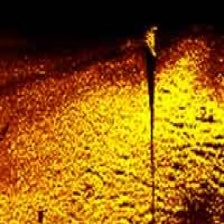
#> input picture AquaSense/data/raw/clean/clean_0001.jpg, 224 x 224 px
$ python -i preprocessing.py   (imports and definitions only)
#> lines starting #> are read from the running program, lines starting #| are printed output that depends on the picture
"""
AquaSense — Physics-Informed Acoustic Preprocessing Engine

USP 1: Cleans noisy, low-visibility underwater sonar imagery using
Non-Local Means Denoising (speckle reduction) and Contrast Limited
Adaptive Histogram Equalization (CLAHE) prior to neural inference.

This module is designed for real-world sonar/acoustic camera feeds
where speckle noise and uneven illumination degrade detection accuracy.
"""

import cv2
import numpy as np


def clean_sonar_frame(img_np):
    """
    Applies acoustic speckle filtering and CLAHE to raw sonar images.

    Pipeline:
        1. Convert to grayscale (if color input)
        2. Non-Local Means Denoising — suppresses multiplicative speckle noise
           common in side-scan sonar and acoustic camera imagery
        3. CLAHE — equalizes contrast across uneven underwater illumination
           gradients without over-amplifying noise

    Args:
        img_np (np.ndarray): Input image array (RGB, BGR, or Grayscale).

    Returns:
        np.ndarray: Enhanced single-channel grayscale image (uint8).
    """
    if img_np is None:
        raise ValueError("Input image is None.")

    # Convert to grayscale if multi-channel
    if len(img_np.shape) == 3:
        gray = cv2.cvtColor(img_np, cv2.COLOR_RGB2GRAY)
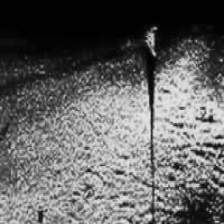
#> gray: shape (224, 224); min 0, max 229, mean 99.1
    else:
        gray = img_np.copy()

    # 1. Speckle Noise Reduction Filter
    #    h=10 controls filter strength; higher = more smoothing
    #    templateWindowSize=7, searchWindowSize=21 are standard for sonar
    denoised = cv2.fastNlMeansDenoising(
        gray,
        None,
        h=10,
        templateWindowSize=7,
        searchWindowSize=21
    )

    # 2. CLAHE (Contrast Limited Adaptive Histogram Equalization)
    #    clipLimit=2.5 prevents over-amplification of noise
    #    tileGridSize=(8,8) provides localized equalization
    clahe = cv2.createCLAHE(clipLimit=2.5, tileGridSize=(8, 8))
    enhanced = clahe.apply(denoised)
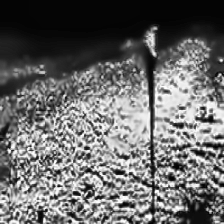
#> enhanced: shape (224, 224); min 1, max 255, mean 106.2

    return enhanced

>>> import cv2
>>> picture = cv2.cvtColor(cv2.imread('../data/raw/clean/clean_0001.jpg'), cv2.COLOR_BGR2RGB)
>>> result = clean_sonar_frame(picture)

$ run again, on AquaSense/data/raw/clean/clean_0002.jpg
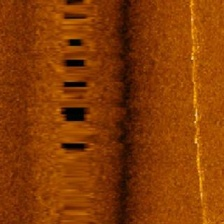
#> input picture AquaSense/data/raw/clean/clean_0002.jpg, 224 x 224 px
#> in clean_sonar_frame, `gray = cv2.cvtColor(img_np, cv2.COLOR_RGB2GRAY)`:
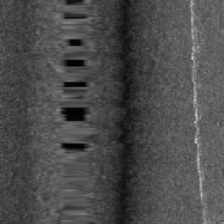
#> gray: shape (224, 224); min 0, max 202, mean 75.7
#> in clean_sonar_frame, `enhanced = clahe.apply(denoised)`:
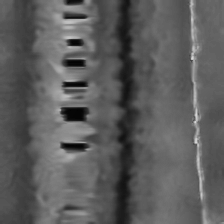
#> enhanced: shape (224, 224); min 3, max 216, mean 92.3

$ run again, on AquaSense/data/raw/clean/clean_0003.jpg
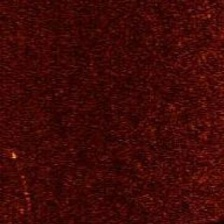
#> input picture AquaSense/data/raw/clean/clean_0003.jpg, 224 x 224 px
#> in clean_sonar_frame, `gray = cv2.cvtColor(img_np, cv2.COLOR_RGB2GRAY)`:
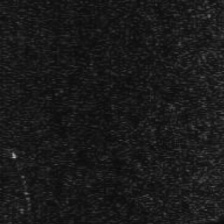
#> gray: shape (224, 224); min 9, max 182, mean 25.4
#> in clean_sonar_frame, `enhanced = clahe.apply(denoised)`:
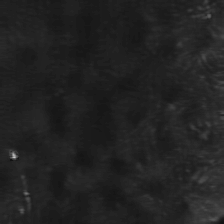
#> enhanced: shape (224, 224); min 18, max 197, mean 34.1

$ run again, on AquaSense/data/raw/clean/clean_0005.jpg
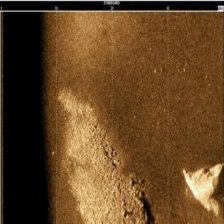
#> input picture AquaSense/data/raw/clean/clean_0005.jpg, 224 x 224 px
#> in clean_sonar_frame, `gray = cv2.cvtColor(img_np, cv2.COLOR_RGB2GRAY)`:
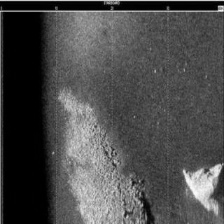
#> gray: shape (224, 224); min 0, max 250, mean 75.5
#> in clean_sonar_frame, `enhanced = clahe.apply(denoised)`:
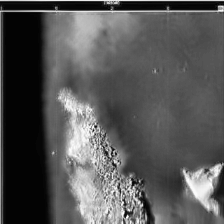
#> enhanced: shape (224, 224); min 1, max 253, mean 85.6
